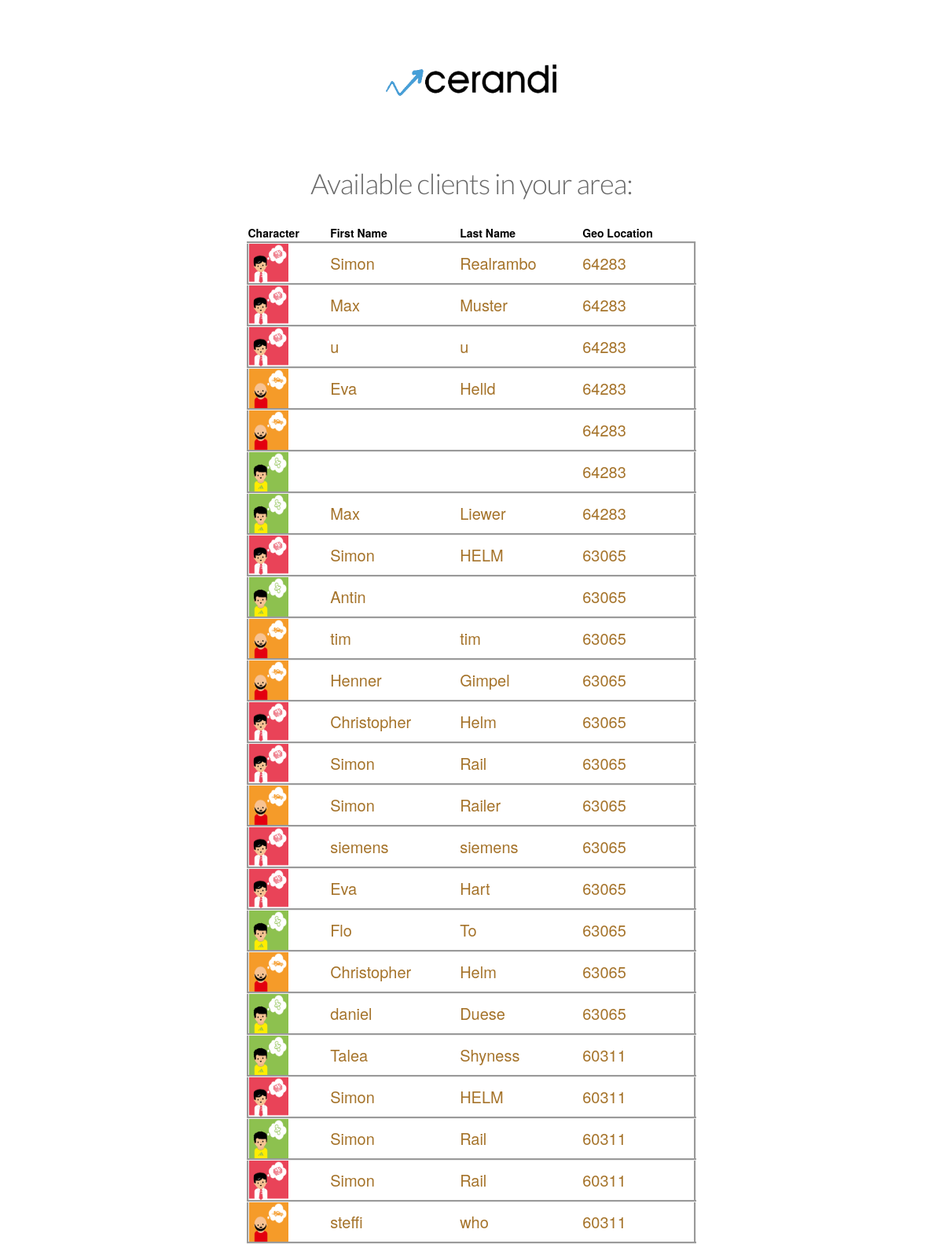
Page /advisor/1/ on the committed database.
### cerandi_app/models.py (models this page shows, shortened)
class Client(models.Model):
    first_name = models.CharField(max_length=255, blank=False)
    watchlist = models.CharField(max_length=255, blank=True)
    last_name = models.CharField(max_length=255, blank=True)
    user_name = models.CharField(max_length=255, blank=True)
    moral_ratio = models.IntegerField(default=0)
    risk_ratio = models.IntegerField(default=0)
    plz_location =  models.CharField(max_length=255, blank=True)

### cerandi_app/views.py (the view)
# urls.py: url(r'^advisor/(?P<advisor_pk>.*)/$',views.client_list, name="client_list"),
def client_list(request, advisor_pk):
    all_clients = Client.objects.all().order_by('-plz_location')
    return render(request, 'client_list.html',
                  {'all_clients': all_clients,
                   'advisor': Advisor.objects.get(pk=advisor_pk)})

### templates/client_list.html (shortened to what this page needs)
{% extends "base.html" %}
{% load staticfiles %}
{% block content %}
<header id="header">
            <h1 align="center"><img src="{% static "statement/img/logos/logo_complete.png"%}" alt="logo" align="center" width="20%"></h1>
        </header>
    <h1 align="middle">Available clients in your area:</h1>
<div align="center">
        <div><br></div>
        <table style="width:50%">
            <tr>
                <th>Character</th>
    <th>First Name</th>
    <th>Last Name</th>
     <th>Geo Location</th>
  </tr>
            {% for client in all_clients %}
            <tr id="persona_type1" style="border:groove">
                <td class="top_row">
                    <a href="{% url 'client_detail' advisor_pk=advisor.pk client_pk=client.pk %}">
                    <div>
                    <img id="persona_image" src=
            "{% if client.risk_ratio == 1 %} {% static "statement/img/personas/persona1.png"%}
             {% elif client.risk_ratio == 2 %} {% static "statement/img/personas/persona2.png"%}
             {% else %} {% static "statement/img/personas/persona3.png"%}
             {% endif %}" alt="Persona 1" height="50" width="50">
                    </a>
                </div></td>
                <td style="font-size: 20px" class="textfield" class="top_row"><a href="{% url 'client_detail' advisor_pk=advisor.pk client_pk=client.pk %}">{{ client.first_name }}</a></td>
                <td style="font-size: 20px" class="textfield" class="top_row"><a href="{% url 'client_detail' advisor_pk=advisor.pk client_pk=client.pk %}">{{ client.last_name }}</a></td>
            <td style="font-size: 20px" class="textfield" class="top_row"><a href="{% url 'client_detail' advisor_pk=advisor.pk client_pk=client.pk %}">{{ client.plz_location }}</a></td>
            </tr>
            {% endfor %}
{% endblock %}

### templates/base.html (shortened to what this page needs)
<!DOCTYPE html PUBLIC '-//WAPFORUM//DTD XHTML Mobile 1.0//EN'
'http://www.wapforum.org/DTD/xhtml-mobile10.dtd'>
{% load staticfiles %}
<html xmlns='http://www.w3.org/1999/xhtml' lang="de">
<head>
    <link rel="stylesheet" type="text/css" href="{% static "statement/css/skeleton.css"%}">
	<link rel="stylesheet" type="text/css" href="{% static "statement/css/normalize.css"%}">
    <link rel="stylesheet" type="text/css" href="{% static "statement/css/chat.css"%}">
    <link href="{% static "statement/css/bootstrap.min.css"%}" rel="stylesheet">
    <link href="{% static "statement/css/font-awesome.min.css"%}" rel="stylesheet">
    <link href="{% static "statement/css/animate.min.css"%}" rel="stylesheet">
    <link href="{% static "statement/css/lightbox.css"%}" rel="stylesheet">
	<link href="{% static "statement/css/main.css"%}" rel="stylesheet">
	<link href="{% static "statement/css/responsive.css"%}" rel="stylesheet">
    <link href="{% static "statement/css/balken.css"%}" rel="stylesheet">
	<body>
            {% block content %}
            {% endblock %}
	</body>
</html>

### cerandi_app/static/statement/css/skeleton.css (style rules this page uses)
html { font-size: 100%; }
body { font-size: 1em; line-height: 1.6; font-weight: 400; font-family: "Raleway", "HelveticaNeue", "Helvetica Neue", Helvetica, Arial, sans-serif; color: #222; }
h1, h2, h3, h4, h5, h6 { margin-top: 0; margin-bottom: 2rem; font-weight: 300; }
h1 { font-size: 4.0rem; line-height: 1.2; letter-spacing: -.1rem; }
@media (min-width: 550px) { h1 { font-size: 5.0rem; } }
a { color: #1EAEDB; }
th, td { padding: 12px 15px; text-align: left; border-bottom: 1px solid #E1E1E1; }
th:first-child, td:first-child { padding-left: 0; }
th:last-child, td:last-child { padding-right: 0; }
pre, blockquote, dl, figure, table, p, ul, ol, form { margin-bottom: 2.5rem; }

### cerandi_app/static/statement/css/main.css (style rules this page uses)
body { background: #fff; font-family: Arial, sans-serif; font-weight: 300; font-size: 14px; line-height: 22px; color: #000; }
html { height: 100%; }
a { color:#a5732a; }
a { -webkit-transition: 300ms; -moz-transition: 300ms; -o-transition: 300ms; transition: 300ms; }
h1, h2, h3, h4, h5, h6 { font-family: 'Lato', sans-serif; font-weight: 300; }
h1 { color: #686868; }
#header { margin-bottom: 0; padding: 30px 0 60px 0; }

### cerandi_app/static/statement/css/balken.css (style rules this page uses)
body { font-family: "Helvetica Neue", arial, sans-serif; padding: 2em; }

### rows in the picture
Client: first_name "Simon", last_name "Realrambo", plz_location "64283"
Client: first_name "Max", last_name "Muster", plz_location "64283"
Client: first_name "u", last_name "u", plz_location "64283"
Client: first_name "Eva", last_name "Helld", plz_location "64283"
Client: plz_location "64283"
Client: plz_location "64283"
Client: first_name "Max", last_name "Liewer", plz_location "64283"
Client: first_name "Simon", last_name "HELM", plz_location "63065"
Client: first_name "Antin", plz_location "63065"
Client: first_name "tim", last_name "tim", plz_location "63065"
Client: first_name "Henner", last_name "Gimpel", plz_location "63065"
Client: first_name "Christopher", last_name "Helm", plz_location "63065"
Client: first_name "Simon", last_name "Rail", plz_location "63065"
Client: first_name "Simon", last_name "Railer", plz_location "63065"
Client: first_name "siemens", last_name "siemens", plz_location "63065"
Client: first_name "Eva", last_name "Hart", plz_location "63065"
Client: first_name "Flo", last_name "To", plz_location "63065"
Client: first_name "Christopher", last_name "Helm", plz_location "63065"
Client: first_name "daniel", last_name "Duese", plz_location "63065"
Client: first_name "Talea", last_name "Shyness", plz_location "60311"
Client: first_name "Simon", last_name "HELM", plz_location "60311"
Client: first_name "Simon", last_name "Rail", plz_location "60311"
Client: first_name "Simon", last_name "Rail", plz_location "60311"
Client: first_name "steffi", last_name "who", plz_location "60311"
